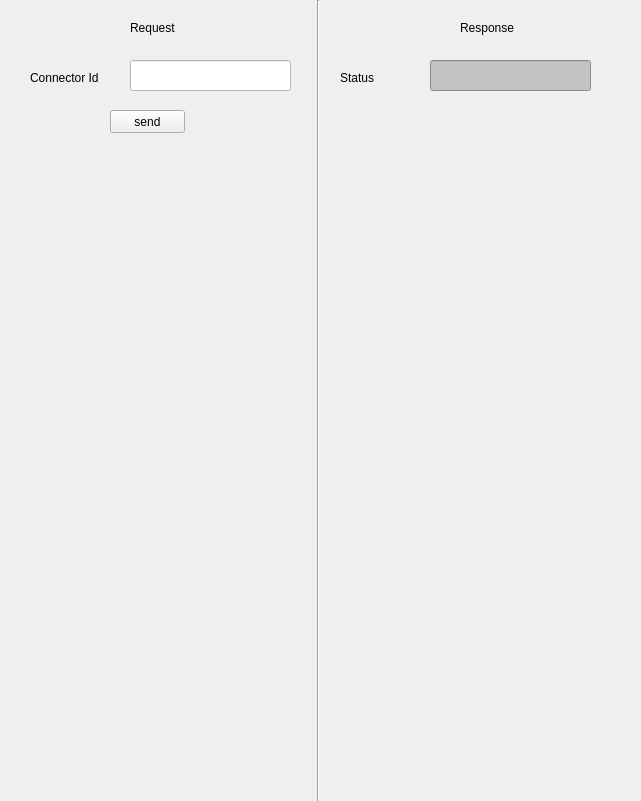
     <widget class="QWidget" name="widget_Unlock_Connector" native="true">
      <property name="geometry">
       <rect>
        <x>0</x>
        <y>120</y>
        <width>641</width>
        <height>801</height>
       </rect>
      </property>
      <property name="font">
       <font>
        <strikeout>false</strikeout>
       </font>
      </property>
      <property name="focusPolicy">
       <enum>Qt::NoFocus</enum>
      </property>
      <property name="autoFillBackground">
       <bool>true</bool>
      </property>
      <widget class="QLabel" name="label_73">
       <property name="geometry">
        <rect>
         <x>460</x>
         <y>20</y>
         <width>61</width>
         <height>16</height>
        </rect>
       </property>
       <property name="text">
        <string>Response</string>
       </property>
      </widget>
      <widget class="Line" name="line_29">
       <property name="geometry">
        <rect>
         <x>310</x>
         <y>0</y>
         <width>16</width>
         <height>801</height>
        </rect>
       </property>
       <property name="orientation">
        <enum>Qt::Vertical</enum>
       </property>
      </widget>
      <widget class="QLabel" name="label_74">
       <property name="geometry">
        <rect>
         <x>130</x>
         <y>20</y>
         <width>61</width>
         <height>16</height>
        </rect>
       </property>
       <property name="text">
        <string>Request</string>
       </property>
      </widget>
      <widget class="QLineEdit" name="lineEdit_ConnectorId_UnlockConnector_Request">
       <property name="geometry">
        <rect>
         <x>130</x>
         <y>60</y>
         <width>161</width>
         <height>31</height>
        </rect>
       </property>
       <property name="autoFillBackground">
        <bool>false</bool>
       </property>
       <property name="styleSheet">
        <string notr="true">background:rgb(255,255,255)</string>
       </property>
       <property name="text">
        <string/>
       </property>
       <property name="readOnly">
        <bool>false</bool>
       </property>
      </widget>
      <widget class="QLabel" name="label_ConnectorId_UnlockConnector_Request">
       <property name="geometry">
        <rect>
         <x>30</x>
         <y>70</y>
         <width>101</width>
         <height>16</height>
        </rect>
       </property>
       <property name="text">
        <string>Connector Id</string>
       </property>
      </widget>
      <widget class="QLabel" name="label_Status_UnlockConnector_Response">
       <property name="geometry">
        <rect>
         <x>340</x>
         <y>70</y>
         <width>81</width>
         <height>16</height>
        </rect>
       </property>
       <property name="text">
        <string>Status</string>
       </property>
      </widget>
      <widget class="QLineEdit" name="lineEdit_Status_UnlockConnector_Response">
       <property name="geometry">
        <rect>
         <x>430</x>
         <y>60</y>
         <width>161</width>
         <height>31</height>
        </rect>
       </property>
       <property name="autoFillBackground">
        <bool>false</bool>
       </property>
       <property name="styleSheet">
        <string notr="true">background:rgb(195, 195, 195)</string>
       </property>
       <property name="text">
        <string/>
       </property>
       <property name="readOnly">
        <bool>true</bool>
       </property>
      </widget>
      <widget class="QPushButton" name="pushButton_Send_unloackconnector">
       <property name="geometry">
        <rect>
         <x>110</x>
         <y>110</y>
         <width>75</width>
         <height>23</height>
        </rect>
       </property>
       <property name="text">
        <string>send</string>
       </property>
      </widget>
     </widget>
